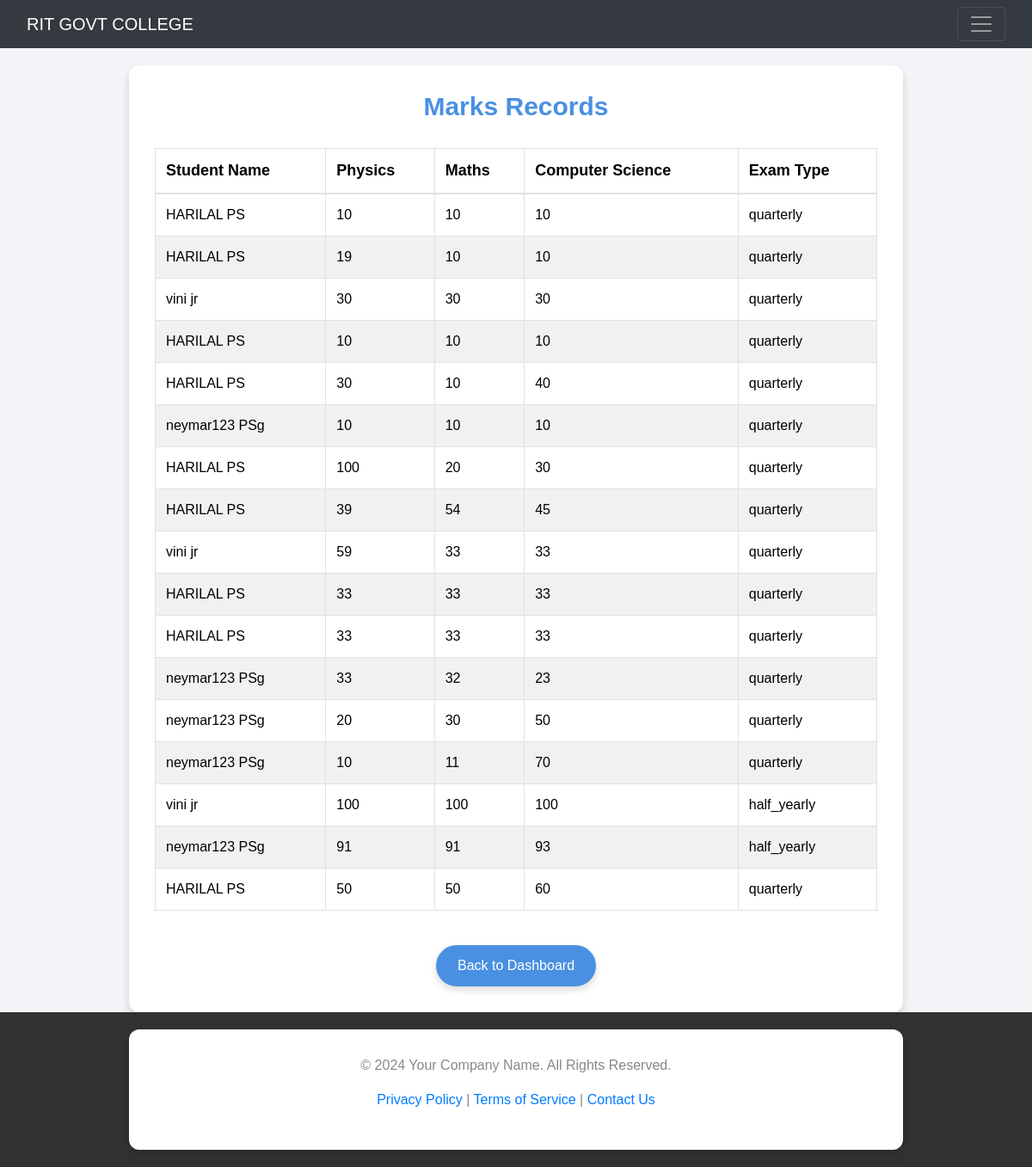
The app's page /view_marks/ with its own data.
### app1/models.py (models this page shows, shortened)
class marks(models.Model):
    student = models.ForeignKey(studentdetails, on_delete=models.CASCADE)
    physics=models.IntegerField()
    maths=models.IntegerField()
    computer_science=models.IntegerField()
    lecturer=models.ForeignKey(staff,on_delete=models.CASCADE,null=True,blank=True)
    exam_type=models.CharField(max_length=30,default='quarterly')

class studentdetails(models.Model):
    first_name=models.CharField(max_length=20)
    last_name=models.CharField(max_length=20)
    email=models.CharField(max_length=20)
    phone=models.CharField(max_length=20)
    dob=models.DateField(max_length=30)
    gender=models.CharField(max_length=30)
    course=models.CharField(max_length=30)
    address=models.CharField(max_length=30)
    image=models.ImageField(upload_to='student_user')
    password=models.CharField(max_length=20)

### app1/views.py (the view)
# urls.py: path('view_marks/',views.view_marks,name='view_marks'),
def view_marks(request):
    mark=marks.objects.none()
    if 'sid' in request.session:  # Example condition: student logged in
        student_id = request.session['sid']
        mark = marks.objects.filter(student_id=student_id)
    else:
        mark=marks.objects.all()
    return render(request,'view_marks.html',{'mark':mark})

### templates/view_marks.html (shortened to what this page needs)
{% extends 'base.html' %}
{% block content %}
{% load static %}
<link rel="stylesheet" href="https://maxcdn.bootstrapcdn.com/bootstrap/4.5.2/css/bootstrap.min.css">
<body>
    <div class="container">
        <h2>Marks Records</h2>
        <div class="table-container">
            <table class="table table-hover table-bordered">
                <thead>
                    <tr>
                        <th>Student Name</th>
                        <th>Physics</th>
                        <th>Maths</th>
                        <th>Computer Science</th>
                        <th>Exam Type</th>
                    </tr>
                </thead>
                <tbody>
                    {% for record in mark %}
                    <tr>
                        <td>{{ record.student.first_name }} {{ record.student.last_name }}</td>
                        <td>{{ record.physics }}</td>
                        <td>{{ record.maths }}</td>
                        <td>{{ record.computer_science }}</td>
                        <td>{{ record.exam_type }}</td>
                    </tr>
                    {% endfor %}
                </tbody>
            </table>
        </div>
        <div class="text-center mt-4">
            <a href="{% url 'lecturedashboard' %}" class="btn-custom">Back to Dashboard</a>
        </div>
    </div>
</body>
{% endblock %}

### templates/base.html (style rules this page uses)
html, body { height: 100%; margin: 0; padding: 0; display: flex; flex-direction: column; }

### templates/view_marks.html (style rules this page uses)
body { font-family: 'Arial', sans-serif; background-color: #f4f4f9; margin-top: 20px; }
.container { max-width: 900px; margin: 0 auto; background-color: #ffffff; border-radius: 12px; padding: 30px; box-shadow: 0 6px 12px rgba(0, 0, 0, 0.15); animation: fadeIn 1s ease-in-out; }
h2 { text-align: center; margin-bottom: 30px; font-size: 30px; color: #4A90E2; font-weight: bold; }
table { width: 100%; border-collapse: collapse; }
th, td { padding: 15px; text-align: left; border-bottom: 1px solid #ddd; }
th { background-color: #4A90E2; color: white; font-size: 18px; }
td { background-color: #f9f9f9; }
tr:nth-child(even) td { background-color: #f1f1f1; }
.btn-custom { background-color: #4A90E2; color: white; padding: 12px 25px; border-radius: 25px; font-size: 16px; text-align: center; display: inline-block; text-decoration: none; transition: all 0.3s ease; box-shadow: 0 4px 8px rgba(0, 0, 0, 0.15); }
.table-container { overflow-x: auto; }

### records on screen
marks: student.first_name "HARILAL", student.last_name "PS", physics "10", maths "10", computer_science "10", exam_type "quarterly"
marks: student.first_name "HARILAL", student.last_name "PS", physics "19", maths "10", computer_science "10", exam_type "quarterly"
marks: student.first_name "vini", student.last_name "jr", physics "30", maths "30", computer_science "30", exam_type "quarterly"
marks: student.first_name "HARILAL", student.last_name "PS", physics "10", maths "10", computer_science "10", exam_type "quarterly"
marks: student.first_name "HARILAL", student.last_name "PS", physics "30", maths "10", computer_science "40", exam_type "quarterly"
marks: student.first_name "neymar123", student.last_name "PSg", physics "10", maths "10", computer_science "10", exam_type "quarterly"
marks: student.first_name "HARILAL", student.last_name "PS", physics "100", maths "20", computer_science "30", exam_type "quarterly"
marks: student.first_name "HARILAL", student.last_name "PS", physics "39", maths "54", computer_science "45", exam_type "quarterly"
marks: student.first_name "vini", student.last_name "jr", physics "59", maths "33", computer_science "33", exam_type "quarterly"
marks: student.first_name "HARILAL", student.last_name "PS", physics "33", maths "33", computer_science "33", exam_type "quarterly"
marks: student.first_name "HARILAL", student.last_name "PS", physics "33", maths "33", computer_science "33", exam_type "quarterly"
marks: student.first_name "neymar123", student.last_name "PSg", physics "33", maths "32", computer_science "23", exam_type "quarterly"
marks: student.first_name "neymar123", student.last_name "PSg", physics "20", maths "30", computer_science "50", exam_type "quarterly"
marks: student.first_name "neymar123", student.last_name "PSg", physics "10", maths "11", computer_science "70", exam_type "quarterly"
marks: student.first_name "vini", student.last_name "jr", physics "100", maths "100", computer_science "100", exam_type "half_yearly"
marks: student.first_name "neymar123", student.last_name "PSg", physics "91", maths "91", computer_science "93", exam_type "half_yearly"
marks: student.first_name "HARILAL", student.last_name "PS", physics "50", maths "50", computer_science "60", exam_type "quarterly"
